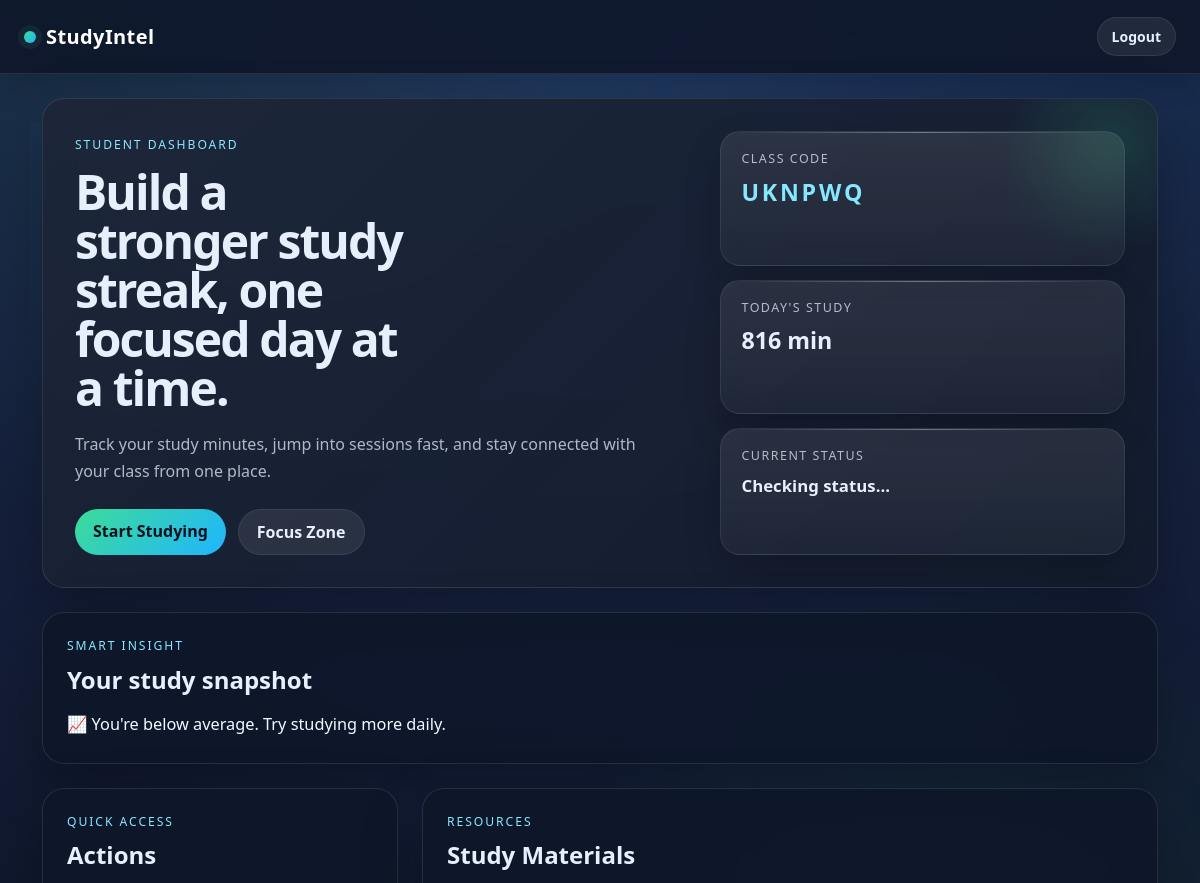
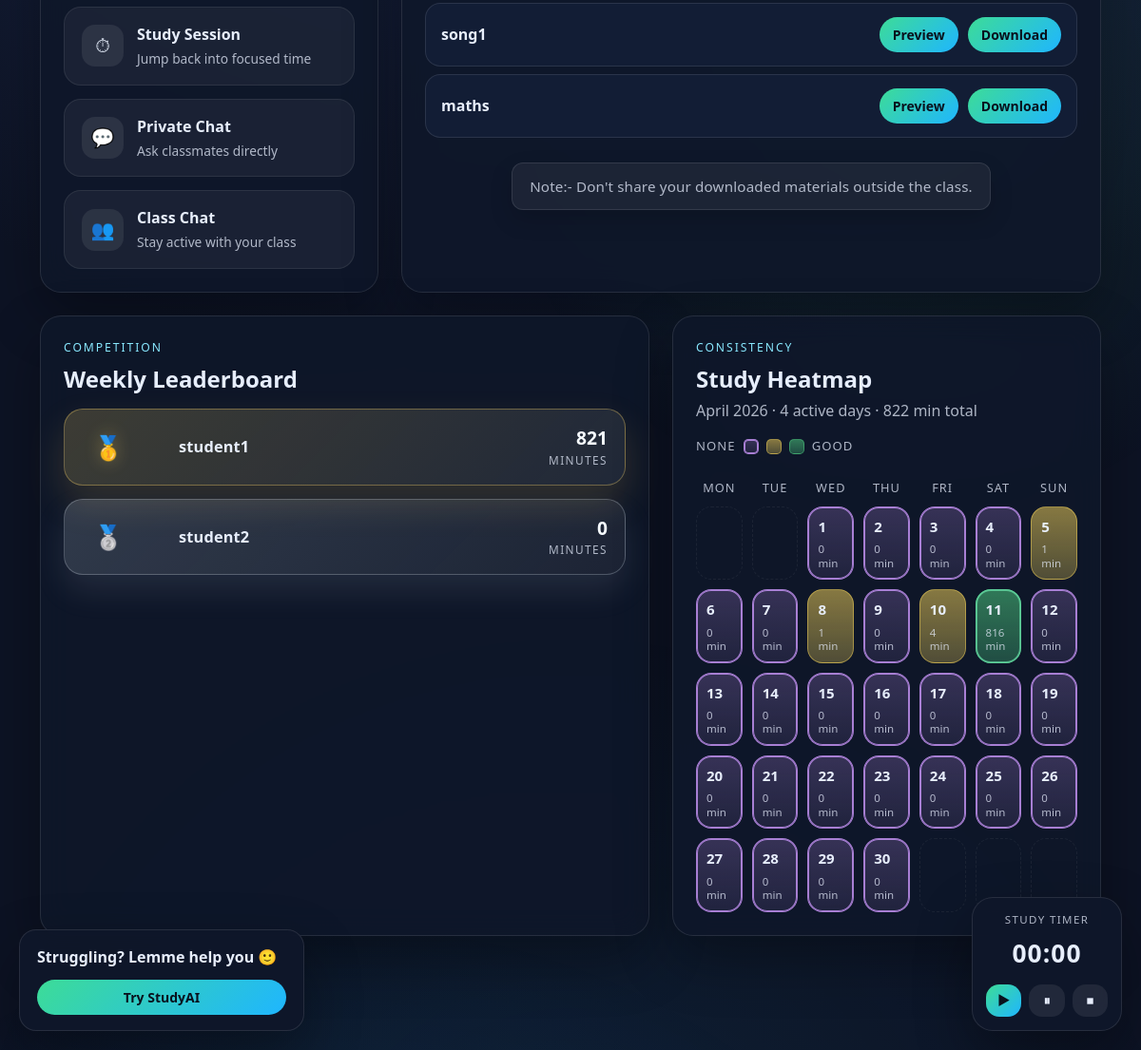
/dashboard (signed in), run on the app's committed database (2 pictures, top to bottom).
### tables this page shows
CREATE TABLE materials (
        id INTEGER PRIMARY KEY AUTOINCREMENT,
        title TEXT,
        filename TEXT,
        class_code TEXT,
        uploaded_at DATETIME
    );

CREATE TABLE users(
        id INTEGER PRIMARY KEY AUTOINCREMENT,
        username TEXT,
        password TEXT,
        role TEXT,
        class_code TEXT
    );

### app.py (the view)
@app.route("/dashboard")
def dashboard():
    if "user_id" not in session:
        return redirect("/login")
    if session.get("role") != "student":
        return redirect("/teacher_dashboard")
    conn = get_db()
    today = datetime.now().date()
    today_minutes = conn.execute(
        """
        SELECT COALESCE(SUM(minutes),0)
        FROM study_sessions
        WHERE user_id=? AND date=?
        """,
        (session["user_id"], today)
    ).fetchone()[0]
    week_start = today - timedelta(days=today.weekday())
    leaderboard = conn.execute(
        """
        SELECT users.username,
        COALESCE(SUM(study_sessions.minutes),0) as total

        FROM users

        LEFT JOIN study_sessions
        ON users.id = study_sessions.user_id
        AND study_sessions.date >= ?

        WHERE users.class_code=? AND users.role='student'

        GROUP BY users.username

        ORDER BY total DESC
        """,
        (week_start, session["class_code"])
    ).fetchall()
    user_week = conn.execute(
        """
        SELECT COALESCE(SUM(minutes),0)
        FROM study_sessions
        WHERE user_id=? AND date>=?
        """,
        (session["user_id"], week_start)
    ).fetchone()[0]
    class_avg = conn.execute(
        """
        SELECT COALESCE(AVG(total),0) FROM (
            SELECT SUM(minutes) as total
            FROM study_sessions
            JOIN users ON users.id = study_sessions.user_id
            WHERE users.class_code=? AND date>=?
            GROUP BY users.id
        )
        """,
        (session["class_code"], week_start)
    ).fetchone()[0]
    month_heatmap = build_month_heatmap(session["user_id"], today)
    if user_week > class_avg:
        insight = "🔥 You're above class average! Great job!"
    elif user_week == 0:
        insight = "😴 You haven't studied this week. Start now!"
    else:
        insight = "📈 You're below average. Try studying more daily."
    materials = conn.execute(
        "SELECT * FROM materials WHERE class_code=? ORDER BY id DESC",
        (session["class_code"],)
        ).fetchall()
    return render_template(
        "home.html",
        today_minutes=today_minutes,
        leaderboard=leaderboard,
        insight=insight,
        materials=materials,
        month_heatmap=month_heatmap,
        )

### app.py (called while the page is built)
def get_db():
    conn = sqlite3.connect("users.db")
    conn.row_factory = sqlite3.Row
    return conn

def get_study_level(minutes):
    if minutes <= 0:
        return 0
    if minutes < 60:
        return 1
    return 2

### templates/home.html (shortened to what this page needs)
{% extends "base_timer.html" %} {% block title %}Dashboard{% endblock %} {% block
content %}
<div class="container mt-4 dashboard-shell">
  <section class="dashboard-hero glass">
    <div class="dashboard-hero-copy">
      <p class="dashboard-kicker">Student Dashboard</p>
      <h1 class="dashboard-title">Build a stronger study streak, one focused day at a time.</h1>
      <p class="dashboard-subtitle">
        Track your study minutes, jump into sessions fast, and stay connected with your class from one place.
      </p>
      <div class="dashboard-hero-actions">
        <a href="/study" class="btn btn-primary">Start Studying</a>
        <a href="{{ url_for('music_player') }}" target="StudyIntelMusicPlayer" class="btn btn-light">
          Focus Zone
        </a>
      </div>
    </div>
    <div class="dashboard-hero-stats">
      <div class="dashboard-stat-card">
        <span class="dashboard-stat-label">Class Code</span>
        <strong class="dashboard-stat-value dashboard-stat-code">{{ session["class_code"] }}</strong>
      </div>
      <div class="dashboard-stat-card">
        <span class="dashboard-stat-label">Today's Study</span>
        <strong class="dashboard-stat-value">{{ today_minutes }} min</strong>
      </div>
      <div class="dashboard-stat-card">
        <span class="dashboard-stat-label">Current Status</span>
        <strong id="studyStatus" class="dashboard-stat-value dashboard-stat-status">Checking status...</strong>
      </div>
    </div>
  </section>
  <section class="dashboard-section">
    <div class="card p-4 glass dashboard-insight-card">
      <div class="dashboard-section-head">
        <div>
          <p class="dashboard-section-kicker">Smart Insight</p>
          <h4 class="dashboard-section-title">Your study snapshot</h4>
        </div>
      </div>
      <p class="dashboard-insight-text">{{ insight }}</p>
    </div>
  </section>
  <div class="row g-4 align-items-stretch">
    <div class="col-lg-4">
      <div class="card p-4 glass h-100 dashboard-actions-card">
        <div class="dashboard-section-head">
          <div>
            <p class="dashboard-section-kicker">Quick Access</p>
            <h4 class="dashboard-section-title">Actions</h4>
          </div>
        </div>
        <div class="dashboard-action-grid">
          <a href="/study" class="dashboard-action-tile">
            <span class="dashboard-action-icon">⏱</span>
            <span class="dashboard-action-text">
              <strong>Study Session</strong>
              <small>Jump back into focused time</small>
            </span>
          </a>
          <a href="/private_chat" class="dashboard-action-tile">
            <span class="dashboard-action-icon">💬</span>
            <span class="dashboard-action-text">
              <strong>Private Chat</strong>
              <small>Ask classmates directly</small>
            </span>
          </a>
          <a href="/class_chat" class="dashboard-action-tile">
            <span class="dashboard-action-icon">👥</span>
            <span class="dashboard-action-text">
              <strong>Class Chat</strong>
              <small>Stay active with your class</small>
            </span>
          </a>
        </div>
      </div>
    </div>
    <div class="col-lg-8">
      <div class="card p-4 glass h-100 dashboard-materials-card">
        <div class="dashboard-section-head">
          <div>
            <p class="dashboard-section-kicker">Resources</p>
            <h4 class="dashboard-section-title">Study Materials</h4>
          </div>
        </div>
        <div class="mt-3">
          {% for m in materials %}
          <div class="list-group-item container-row material-row mb-2">
            <span class="material-name">{{ m.title }}</span>
            <div class="material-actions">
              <a
                href="/view_material/{{ m.id }}"
                target="_blank"
                class="btn btn-sm btn-primary"
              >
                Preview
              </a>
              <a
                href="/download_material/{{ m.id }}"
                class="btn btn-sm btn-success"
              >
                Download
              </a>
            </div>
          </div>
          {% else %}
          <div class="dashboard-empty-state">
            No study materials have been uploaded yet.
          </div>
          {% endfor %}
        </div>
        <p class="note_01">
          Note:- Don't share your downloaded materials outside the class.
        </p>
      </div>
    </div>
    <div class="col-xl-7">
      <div class="card p-4 glass h-100 dashboard-leaderboard-card">
        <div class="dashboard-section-head">
          <div>
            <p class="dashboard-section-kicker">Competition</p>
            <h4 class="dashboard-section-title">Weekly Leaderboard</h4>
          </div>
        </div>
        <div class="leaderboard-list mt-3">
          {% for user in leaderboard %}
          <div
            class="leaderboard-card {% if loop.index == 1 %}leaderboard-card-gold{% elif loop.index == 2 %}leaderboard-card-silver{% elif loop.index == 3 %}leaderboard-card-bronze{% endif %}"
          >
            <div class="leaderboard-rank-wrap">
              <div class="leaderboard-rank">
                {% if loop.index == 1 %}🥇{% elif loop.index == 2 %}🥈{% elif loop.index == 3 %}🥉{% else %}{{ loop.index }}{% endif %}
              </div>
            </div>
            <div class="leaderboard-name-wrap">
              <div class="leaderboard-name">{{ user.username }}</div>
            </div>
            <div class="leaderboard-minutes-wrap">
              <div class="leaderboard-minutes">{{ user.total }}</div>
              <div class="leaderboard-minutes-label">minutes</div>
            </div>
          </div>
          {% endfor %}
        </div>
      </div>
    </div>
    <div class="col-xl-5">
      <div class="card p-4 glass h-100 dashboard-calendar-card">
        <div class="study-calendar-header">
          <div>
            <p class="dashboard-section-kicker">Consistency</p>
            <h4 class="dashboard-section-title">Study Heatmap</h4>
            <p class="study-calendar-subtitle">
              {{ month_heatmap.month_label }} · {{ month_heatmap.studied_days }} active days · {{ month_heatmap.total_minutes }} min total
            </p>
          </div>
          <div class="study-calendar-legend" aria-label="Heat level legend">
            <span class="study-calendar-legend-label">None</span>
            <span class="study-calendar-legend-box lvl-0"></span>
            <span class="study-calendar-legend-box lvl-1"></span>
            <span class="study-calendar-legend-box lvl-2"></span>
            <span class="study-calendar-legend-label">Good</span>
          </div>
        </div>
        <div class="study-calendar-weekdays">
          <span>Mon</span>
          <span>Tue</span>
          <span>Wed</span>
          <span>Thu</span>
          <span>Fri</span>
          <span>Sat</span>
          <span>Sun</span>
        </div>
        <div class="study-calendar-grid">
          {% for day in month_heatmap.calendar_days %}
            {% if day %}
            <div
              class="study-calendar-day lvl-{{ day.level }} {% if day.is_today %}study-calendar-day-today{% endif %}"
              title="{{ day.date }} → {{ day.minutes }} min"
            >
              <span class="study-calendar-day-number">{{ day.day_number }}</span>
              <span class="study-calendar-day-minutes">
                {% if day.minutes > 0 %}
                  {{ day.minutes }} min
                {% else %}
                  0 min
                {% endif %}
              </span>
            </div>
            {% else %}
            <div class="study-calendar-day study-calendar-day-empty" aria-hidden="true"></div>
            {% endif %}
          {% endfor %}
        </div>
      </div>
    </div>
  </div>
</div>
<div class="studyai-popup">
  <div class="studyai-popup-text">Struggling? Lemme help you 🙂</div>
  <a href="/studyai?view=tools" class="btn btn-info btn-sm studyai-popup-btn">Try StudyAI</a>
</div>
{% endblock %}

### templates/base_timer.html (shortened to what this page needs)
<!doctype html>
<html>
  <head>
    <link
      href="https://cdn.jsdelivr.net/npm/bootstrap@5.3.0/dist/css/bootstrap.min.css"
      rel="stylesheet"
    />
    <link
      rel="stylesheet"
      href="{{ url_for('static', filename='style.css') }}"
    />
  </head>
  <body>
    <nav class="navbar navbar-dark bg-dark px-4 study-navbar">
      <span class="navbar-brand study-navbar-brand">
        <span class="study-navbar-mark" aria-hidden="true"></span>
        <span>{% block navbar_title %}StudyIntel{% endblock %}</span>
      </span>
      <div class="d-flex align-items-center gap-3">
        {% block navbar_actions %}
        <a href="/logout" class="btn btn-danger btn-sm">Logout</a>
        {% endblock %}
      </div>
    </nav>
    {% block content %}{% endblock %}
    <div id="floatingTimer" class="floating-timer">
      <p class="floating-timer-label">Study Timer</p>
      <div id="timerDisplay" class="floating-timer-display">00:00</div>
      <div class="floating-timer-controls">
        <button
          onclick="startTimer(event)"
          class="floating-timer-btn floating-timer-btn-primary"
          aria-label="Start timer"
        >
          ▶
        </button>
        <button
          onclick="pauseTimer(event)"
          class="floating-timer-btn"
          aria-label="Pause timer"
        >
          ⏸
        </button>
        <button
          onclick="stopTimer(event)"
          class="floating-timer-btn"
          aria-label="Stop timer"
        >
          ⏹
        </button>
      </div>
    </div>
  </body>
</html>

### data on the page
materials: title "song1"
materials: title "maths"
users: username "student1", total "821"
users: username "student2", total "0"

### other printed values
{{ session["class_code"] }} "UKNPWQ"
{{ today_minutes }} "816"
{{ insight }} "📈 You're below average. Try studying more daily."
{{ month_heatmap.month_label }} "April 2026"
{{ month_heatmap.studied_days }} "4"
{{ month_heatmap.total_minutes }} "822"
{{ day.day_number }} "1" "2" "3" "4" "5" "6" "7" "8" "9" "10" "11" "12" "13" "14" "15" "16" "17" "18" "19" "20" "21" "22" "23" "24" "25" "26" "27" "28" "29" "30"
{{ day.minutes }} "1" "1" "4" "816"
